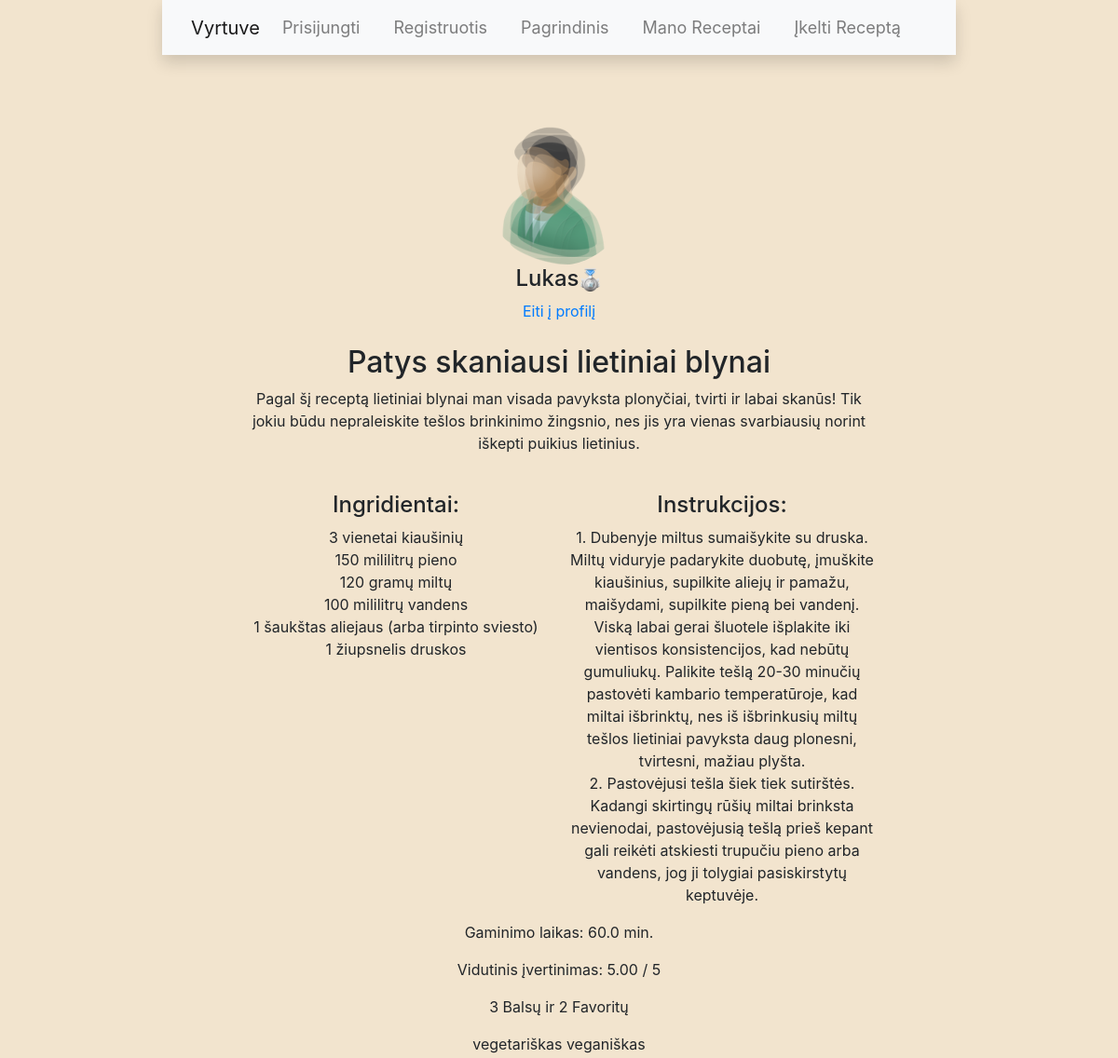
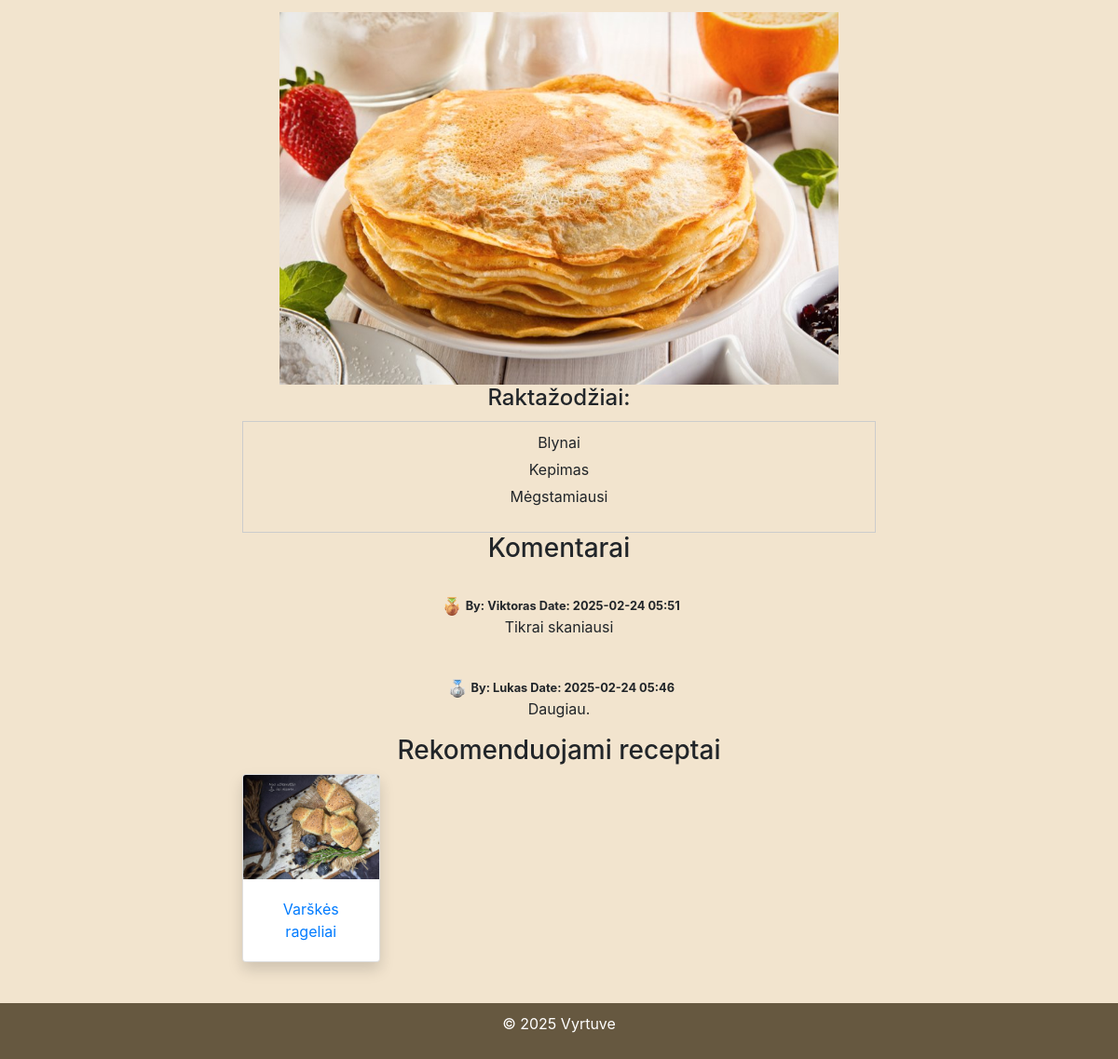
Screenshot of /recipe/48/ with the database file from the repository (2 pictures, top to bottom).
### Vyrtuve/models.py (models this page shows, shortened)
class Profilis(models.Model):
    profilis = models.OneToOneField(User, on_delete=models.CASCADE)
    vardas = models.CharField(max_length=50)
    aprasas = models.TextField(max_length=2000)
    nuotrauka = models.ImageField(upload_to='profiliu_nuotraukos/', blank=True, default='default-user.png')
    prestizas = models.ForeignKey(Prestizas, on_delete=models.SET_NULL, null=True, blank=True)
    prestizo_taskai = models.IntegerField(default=0)

class Receptas(models.Model):
    titulas = models.CharField(max_length=50)
    aprasas = models.TextField(max_length=2000)
    ingridientai = models.TextField(max_length=2000)
    instrukcijos = models.TextField(max_length=2000)
    nuotrauka = models.ImageField(upload_to='receptai/', blank=True, null=True)
    gaminimo_laikas = models.FloatField()
    vidutinis_reitingas = models.FloatField(default=0)
    reitingu_kiekis = models.IntegerField(default=0)
    favoritu_kiekis = models.IntegerField(default=0)
    ar_vegetariskas = models.BooleanField(default=False)
    ar_veganiskas = models.BooleanField(default=False)
    data = models.DateTimeField(auto_now_add=True)
    sablonas = models.ForeignKey(Sablonas, on_delete=models.SET_NULL, null=True)
    profilis = models.ForeignKey(Profilis, related_name='receptai', on_delete=models.CASCADE, null=True)

class Prestizas(models.Model):
    PASIRINKIMAI = (
        ("Prestizo lygis įprastas", "Įprastas"),
        ("Prestizo lygis bronzinis", "Bronzinis"),
        ("Prestizo lygis sidabrinis", "Sidabrinis"),
        ("Prestizo lygis auksinis", "Auksinis"),
        ("Prestizo lygis Administratorius", "Administratorius"),
    )
    lygio_pavadinimas = models.CharField(choices=PASIRINKIMAI, max_length=40, blank=True, null=True)
    tasku_reikalavimas = models.IntegerField()
    ikona = models.ImageField(upload_to='prestizo_ikonai/', blank=True, null=True)

class ReceptoRaktazodis(models.Model):
    receptas = models.ForeignKey(Receptas, related_name='raktazodziai_recepto', on_delete=models.CASCADE)
    raktazodis = models.ForeignKey(Raktazodis, related_name='raktazodziai_recepto', on_delete=models.CASCADE)

class Raktazodis(models.Model):
    raktazodis = models.CharField(max_length=50)
    def __str__(self):
        return self.raktazodis

class Komentaras(models.Model):
    receptas = models.ForeignKey(Receptas, related_name='komentarai', on_delete=models.CASCADE, null=True)
    profilis = models.ForeignKey(Profilis, related_name='komentarai', on_delete=models.CASCADE, null=True)
    data = models.DateTimeField(auto_now_add=True)
    turinys = models.TextField(max_length=2000)

### Vyrtuve/views.py (the view, shortened to what this page needs)
# urls.py: path('recipe/<int:pk>/', ReceptasDetail.as_view(), name='recipe'),
class ReceptasDetail(FormMixin, DetailView):
    model = Receptas
    context_object_name = 'recipe'
    form_class = CommentForm
    def get_context_data(self, **kwargs):
        context = super().get_context_data(**kwargs)
        context['comment_form'] = CommentForm()
        context['rating_form'] = RatingForm()
        current_user = self.request.user
        if current_user.is_authenticated:
            user_profile = current_user.profilis
        else:
            user_profile = None
        context['current_user'] = current_user
        if self.object.profilis:
            context['recipe_user'] = self.object.profilis.profilis
        else:
            context['recipe_user'] = None
        context['comments'] = Komentaras.objects.filter(receptas=self.object).order_by('-data')
        recipe_tags = self.object.raktazodziai_recepto.all()
        if recipe_tags.exists():
            recommended_recipes = Receptas.objects.filter(
                raktazodziai_recepto__raktazodis__in=recipe_tags.values_list('raktazodis', flat=True)).exclude(
                id=self.object.id)[:4]
            context['recommended_recipes'] = recommended_recipes
        else:
            context['recommended_recipes'] = []
        if user_profile:
            user_rating = Reitingas.objects.filter(receptas=self.object, profilis=user_profile).first()
            if user_rating:
                context['user_rating'] = user_rating.reitingas
                context['is_favorite'] = user_rating.favoritas
            else:
                context['user_rating'] = None
                context['is_favorite'] = False
        else:
            context['user_rating'] = None
            context['is_favorite'] = False
        context['rating_form'] = RatingForm(initial={
            'reitingas': context['user_rating'],
            'favoritas': context['is_favorite']
        })
        return context
    def get_template_names(self):
        sablonas = self.object.sablonas
        if sablonas.pavadinimas == 'Paprastas':
            return ['recipe_detail_template_1.html']
        elif sablonas.pavadinimas == 'Horizontalus':
            return ['recipe_detail_template_2.html']
        elif sablonas.pavadinimas == 'Dvi nuotraukos':
            return ['recipe_detail_template_3.html']
        else:
            return ['recipe_detail.html']

### Vyrtuve/templates/recipe_detail_template_2.html (shortened to what this page needs)
{% extends 'base.html' %}
{% block content %}
<img class="rounded-circle" src="{{ recipe_user.profilis.nuotrauka.url }}"/>
<h4>{{ recipe.profilis.profilis }}<img src="{{ recipe_user.profilis.prestizas.ikona.url }}" style="width: 25px; height: 25px;"></h4>
{% if current_user.username == recipe_user.username %}
<a href="/profile/">Tavo profilis</a>
{% else %}
<a href="{% url 'view-other-profile' username=recipe_user.username %}">Eiti į profilį</a>
{% endif %}
<br><br>
<h2>{{ recipe.titulas }}</h2>
<p>{{ recipe.aprasas }}</p>
<br>
<div class="ingredients-instructions">
    <div class="section">
        <h4>Ingridientai:</h4>
        <p>{{ recipe.ingridientai|linebreaksbr }}</p>
    </div>
    <div class="section">
        <h4>Instrukcijos:</h4>
        <p>{{ recipe.instrukcijos|linebreaksbr }}</p>
    </div>
</div>
<p>Gaminimo laikas: {{ recipe.gaminimo_laikas }} min.</p>
<p>Vidutinis įvertinimas: {{ recipe.vidutinis_reitingas|floatformat:2 }} / 5</p>
<p>{{ recipe.reitingu_kiekis }} Balsų ir {{ recipe.favoritu_kiekis }} Favoritų</p>
<p>{% if recipe.ar_vegetariskas %}
    vegetariškas
    {% endif %}
    {% if recipe.ar_veganiskas %}
    veganiškas
    {% endif %}
</p>
{% if recipe.nuotrauka %}
<img class="recipe-image" src="{{ recipe.nuotrauka.url }}" alt="{{ recipe.titulas }}">
{% endif %}
<h4>Raktažodžiai:</h4>
<div class="tags-container">
    <ul>
        {% for tag in recipe.raktazodziai_recepto.all %}
        <li>{{ tag.raktazodis }}</li>
        {% empty %}
        <li>Raktažodžių nėra</li>
        {% endfor %}
    </ul>
</div>
<h3>Komentarai</h3>
{% for comment in comments %}
<div class="comment">
    <br>
    <div>
        <img src="{{ comment.profilis.prestizas.ikona.url }}" alt="Commenter's Prestige Icon"
             style="width: 20px; height: 20px; margin-left: 5px;"/>
        <small><b>By: {{ comment.profilis.profilis }} Date: {{ comment.data|date:"Y-m-d H:i" }}</b></small>
    </div>
    <p>{{ comment.turinys }}</p>
</div>
{% endfor %}
<h3>Rekomenduojami receptai</h3>
<div class="row">
    {% for recommended_recipe in recommended_recipes %}
    <div class="col-sm-6 col-md-4 col-lg-3 mb-4">
        <div class="card shadow">
            {% if recommended_recipe.nuotrauka %}
            <img class="card-img-top" src="{{ recommended_recipe.nuotrauka.url }}"
                 alt="{{ recommended_recipe.titulas }}">
            {% endif %}
            <div class="card-body">
                    <a href="{% url 'Receptas' recommended_recipe.id %}">{{ recommended_recipe.titulas }}</a>
            </div>
        </div>
    </div>
    {% empty %}
    <p>Nėra rekomenduojamų receptų.</p>
    {% endfor %}
</div>
{% endblock %}

### Vyrtuve/static/css/styles.css (style rules this page uses)
html, body { height: 100%; margin: 0; padding: 0; }
body { font-family: Arial, sans-serif; display: flex; place-items: center; flex-direction: column; background-color: #f2e4ce !important; }
.row { display: flex; flex-wrap: wrap; }
.tags-container { max-height: 150px; overflow-y: auto; border: 1px solid #ccc; padding: 10px; margin-top: 10px; }
.tags-container ul { list-style-type: none; padding: 0; }
.tags-container li { margin-bottom: 5px; }
.recipe-image { width: 600px; height: 400px; object-fit: cover; }
.ingredients-instructions { display: flex; justify-content: space-between; gap: 20px; }
.section { flex: 1; }

### rows the page displays
Receptas: profilis.profilis "Lukas", titulas "Patys skaniausi lietiniai blynai", aprasas "Pagal šį receptą lietiniai blynai man visada pavyksta plonyčiai, tvirti ir labai skanūs! Tik jokiu būdu nepraleiskite tešlos brinkinimo žingsnio, nes jis yra vienas svarbiausių norint iškepti puikius lietinius.", ingridientai "3 vienetai kiaušinių 150 mililitrų pieno 120 gramų miltų 100 mililitrų vandens 1 šaukštas aliejaus (arba tirpinto sviesto) 1 žiupsnelis druskos", instrukcijos "1. Dubenyje miltus sumaišykite su druska. Miltų viduryje padarykite duobutę, įmuškite kiaušinius, supilkite aliejų ir pamažu, maišydami, supilkite pieną bei vandenį. Viską labai gerai šluotele išplakite iki vientisos konsistencijos, kad nebūtų gumuliukų. Palikite tešlą 20-30 minučių pastovėti kambario temperatūroje, kad miltai išbrinktų, nes iš išbrinkusių miltų tešlos lietiniai pavyksta daug plonesni, tvirtesni, mažiau plyšta. 2. Pastovėjusi tešla šiek tiek sutirštės. Kadangi skirtingų rūšių miltai brinksta nevienodai, pastovėjusią tešlą prieš kepant gali reikėti atskiesti trupučiu pieno arba vandens, jog ji tolygiai pasiskirstytų keptuvėje.", gaminimo_laikas "60.0", vidutinis_reitingas "5.00", reitingu_kiekis "3", favoritu_kiekis "2", nuotrauka (picture)
ReceptoRaktazodis: raktazodis "Blynai"
ReceptoRaktazodis: raktazodis "Kepimas"
ReceptoRaktazodis: raktazodis "Mėgstamiausi"
Komentaras: profilis.prestizas.ikona (picture), profilis.profilis "Viktoras", data "2025-02-24 05:51", turinys "Tikrai skaniausi"
Komentaras: profilis.prestizas.ikona (picture), profilis.profilis "Lukas", data "2025-02-24 05:46", turinys "Daugiau."
Receptas: nuotrauka (picture), titulas "Varškės rageliai"
